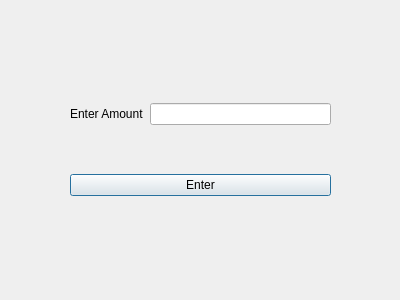
<?xml version="1.0" encoding="UTF-8"?>
<ui version="4.0">
 <class>Dialog_deposit</class>
 <widget class="QDialog" name="Dialog_deposit">
  <property name="geometry">
   <rect>
    <x>0</x>
    <y>0</y>
    <width>400</width>
    <height>300</height>
   </rect>
  </property>
  <property name="windowTitle">
   <string>Dialog</string>
  </property>
  <widget class="QWidget" name="">
   <property name="geometry">
    <rect>
     <x>70</x>
     <y>60</y>
     <width>261</width>
     <height>181</height>
    </rect>
   </property>
   <layout class="QVBoxLayout" name="verticalLayout">
    <item>
     <layout class="QHBoxLayout" name="horizontalLayout">
      <item>
       <widget class="QLabel" name="label">
        <property name="text">
         <string>Enter Amount</string>
        </property>
       </widget>
      </item>
      <item>
       <widget class="QLineEdit" name="lineEdit_amt_deposit"/>
      </item>
     </layout>
    </item>
    <item>
     <widget class="QPushButton" name="pushButton">
      <property name="text">
       <string>Enter</string>
      </property>
     </widget>
    </item>
   </layout>
  </widget>
 </widget>
 <resources/>
 <connections/>
</ui>
